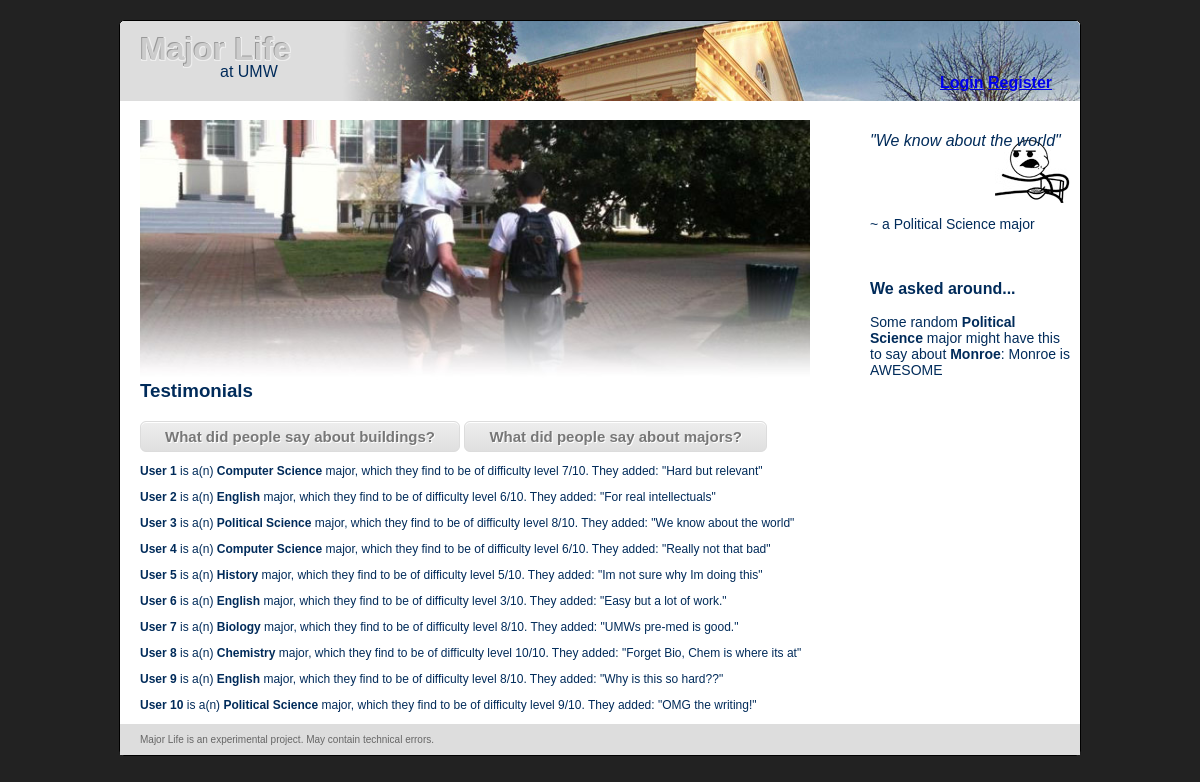
/viewmajor.php, run on the app's committed database.
### tables this page shows
CREATE TABLE IF NOT EXISTS `majors` (
  `id` int(11) NOT NULL AUTO_INCREMENT,
  `major` varchar(70) NOT NULL,
  `building` varchar(50) NOT NULL,
  `skill_level` int(11) NOT NULL,
  `comments` blob NOT NULL,
  PRIMARY KEY (`id`)
);

CREATE TABLE IF NOT EXISTS `buildings` (
  `id` int(11) NOT NULL AUTO_INCREMENT,
  `building` varchar(70) NOT NULL,
  `comments` blob NOT NULL,
  PRIMARY KEY (`id`)
);

### viewmajor.php (the view, shortened to what this page needs)
<!DOCTYPE html PUBLIC "-//W3C//DTD XHTML 1.0 Transitional//EN" "http://www.w3.org/TR/xhtml1/DTD/xhtml1-transitional.dtd">
<html xmlns="http://www.w3.org/1999/xhtml">
<head>
<link href="settings.css" rel="stylesheet" type="text/css" />
</head>
<body class="twoColFixRtHdr">
<div id="container">
  <div id="header">
  </div>
  <div id="sidebar1">
    <?php include('content/sidebar1.php') ?>
  </div>
  <div id="mainContent" >
  <?php
$query = "SELECT * FROM majors";
$result = mysql_query($query) or die(mysql_error());
while($row = mysql_fetch_array($result)){
	echo "<p><strong>User " . $row['id'] . "</strong> is a(n) <strong>" . $row['major']. "</strong> major, which they find to be of difficulty level ". $row['skill_level'] . "/10. They added: &quot;". $row['comments'] . "&quot;</p>";
}?>
</div>
	<br class="clearfloat" />
  <div id="footer">
  </div>
</div>
</body>
</html>

### content/sidebar1.php (shortened to what this page needs)
  <?php
$query = "SELECT id, major, building, skill_level, comments FROM majors WHERE id>0 ORDER BY RAND() LIMIT 1;";
$result = mysql_query($query) or die(mysql_error());
while($row = mysql_fetch_array($result)){
	echo "<p style=\"font-style:italic; font-size:16px;\">&quot;". $row['comments'] . "&quot;</p>";
	echo "<br/>";
		echo "<br/>";
	echo "<p>~ a ". $row['major'] . " major</p>";
}?>
<img src="images/cereal.jpg" align="right" style="margin-top:-110px;"/>
<br/>
<?php
echo "<p style=\"font-size:16px; font-weight:bold;\">We asked around...</p>";
$query = "SELECT major, skill_level, majors.comments as major_comments, majors.building, buildings.comments
FROM majors
JOIN buildings
ON majors.building = buildings.building ORDER BY RAND() LIMIT 1;";
$result = mysql_query($query) or die(mysql_error());
$row = mysql_fetch_array($result);
echo "<p>Some random <strong>" . $row['major'] . "</strong> major might have this to say about <strong>" . $row['building'] . "</strong>: " . $row['comments'];
?>

### settings.css (style rules this page uses)
body { font: 100% "Lucida Sans Unicode", "Lucida Grande", sans-serif; background: #222; margin: 0; margin-top:20px; padding: 0; text-align: center; color: #000000; }
.twoColFixRtHdr #container { width: 960px; background: #FFF; margin: 0 auto; border: 1px solid #000000; text-align: left; -webkit-border-radius: 5px; -moz-border-radius: 5px; border-radius: 5px; }
.twoColFixRtHdr #header { background-image:url(images/headerbg.jpg); background-repeat:no-repeat; background-position:right; background-color:#DDD; padding: 0 10px 0 20px; -webkit-border-top-left-radius: 5px; -webkit-border-top-right-radius: 5px; -moz-border-radius-topleft: 5px; -moz-border-radius-topright: 5px; border-top-left-radius: 5px; border-top-right-radius: 5px; height:80px; }
.twoColFixRtHdr #header h1 { margin: 0; padding: 10px 0; text-shadow: 1px 1px #EEE, -1px -1px #999, -1px 1px #EEE, 1px -1px #EEE; color:#CCC; }
.twoColFixRtHdr #sidebar1 { float: right; width: 200px; background: #FFF; padding: 15px 10px; }
.twoColFixRtHdr #sidebar1 h1,h2,h3,h4,p { color:#002b5a; }
.twoColFixRtHdr #sidebar1 p { font-size:14px; }
.twoColFixRtHdr #mainContent { margin: 0 250px 0 0; padding: 0 20px; background: #FFF; }
.twoColFixRtHdr #mainContent p { font-size:12px; }
.twoColFixRtHdr #footer { padding: 0 10px 0 20px; background:#DDDDDD; }
.twoColFixRtHdr #footer p { margin: 0; padding: 10px 0; font-size:10px; color:#666; }
.Buttons { -moz-box-shadow:inset 0px 1px 0px 0px #ffffff; -webkit-box-shadow:inset 0px 1px 0px 0px #ffffff; box-shadow:inset 0px 1px 0px 0px #ffffff; background:-webkit-gradient( linear, left top, left bottom, color-stop(0.05, #ededed), color-stop(1, #dfdfdf) ); background:-moz-linear-gradient( center top, #ededed 5%, #dfdfdf 100% ); filter:progid:DXImageTransform.Microsoft.gradient(startColorstr='#ededed', endColorstr='#dfdfdf'); background-color:#ededed; -moz-border-radius:6px; -webkit-border-radius:6px; border-radius:6px; border:1px solid #dcdcdc; display:inline-block; color:#777777; font-family:arial; font-size:15px; font-weight:bold; padding:6px 24px; text-decoration:none; text-shadow:1px 1px 0px #ffffff; }
.image { float:left; }
#loginstatus { position:absolute; float:right; margin-left:800px; margin-top:-50px; }

### data on the page
majors: comments "We know about the world", major "Political Science", building "Monroe", buildings.comments "Monroe is AWESOME", id "3", skill_level "8"
majors: id "1", major "Computer Science", skill_level "7", comments "Hard but relevant"
majors: id "2", major "English", skill_level "6", comments "For real intellectuals"
majors: id "4", major "Computer Science", skill_level "6", comments "Really not that bad"
majors: id "5", major "History", skill_level "5", comments "Im not sure why Im doing this"
majors: id "6", major "English", skill_level "3", comments "Easy but a lot of work."
majors: id "7", major "Biology", skill_level "8", comments "UMWs pre-med is good."
majors: id "8", major "Chemistry", skill_level "10", comments "Forget Bio, Chem is where its at"
majors: id "9", major "English", skill_level "8", comments "Why is this so hard??"
majors: id "10", major "Political Science", skill_level "9", comments "OMG the writing!"
